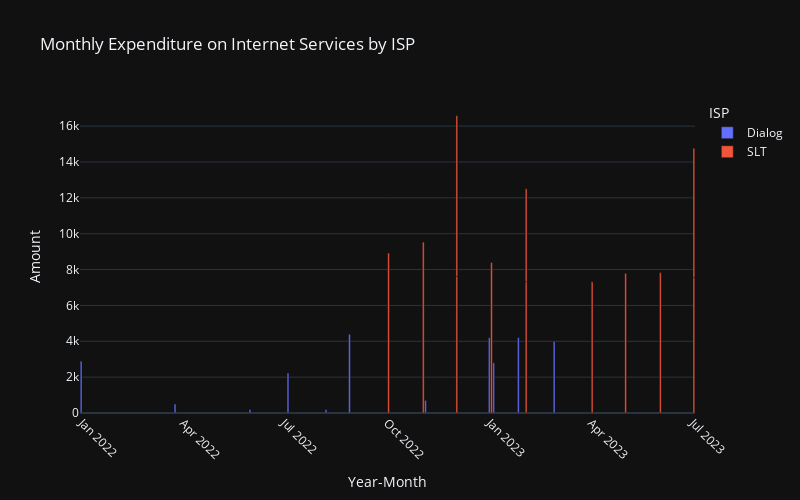

Notebook code cell kept with this figure:
### Code cell
import plotly.express as px

# Assuming you have the 'date' column in the 'YYYY-Month' format
# If not, you can create it using the code you provided earlier

# Create a bar plot using Plotly Express
fig = px.bar(df, x="date", y="amount", color="ISP",
             labels={"date": "Year-Month", "amount": "Amount"},
             title="Monthly Expenditure on Internet Services by ISP")

# Rotate X-axis labels for better readability
fig.update_xaxes(tickangle=45)

# Change the size of the figure
fig.update_layout(width=800, height=500)

# Change the theme (color scheme)
fig.update_layout(template="plotly_dark")

# Show the plot
fig.show()

### Figure 1 — Plotly figure (JSON) as saved in the notebook; plotly's stock layout.template omitted (floating-point values rounded to 4 significant figures)
{"data": [{"alignmentgroup": "True", "hovertemplate": "ISP=Dialog<br>Year-Month=%{x}<br>Amount=%{y}<extra></extra>", "legendgroup": "Dialog", "marker": {"color": "#636efa", "pattern": {"shape": ""}}, "name": "Dialog", "offsetgroup": "Dialog", "orientation": "v", "showlegend": true, "textposition": "auto", "type": "bar", "x": ["2021-12-31T00:00:00", "2022-03-25T00:00:00", "2023-01-26T00:00:00", "2023-02-27T00:00:00", "2022-05-31T00:00:00", "2022-07-04T00:00:00", "2022-08-07T00:00:00", "2022-08-28T00:00:00", "2022-11-04T00:00:00", "2022-12-31T00:00:00", "2023-01-04T00:00:00"], "xaxis": "x", "y": [2890.0, 500, 4200, 4000, 200, 2229.0, 200, 4387.0, 700, 4200, 2800], "yaxis": "y"}, {"alignmentgroup": "True", "hovertemplate": "ISP=SLT<br>Year-Month=%{x}<br>Amount=%{y}<extra></extra>", "legendgroup": "SLT", "marker": {"color": "#EF553B", "pattern": {"shape": ""}}, "name": "SLT", "offsetgroup": "SLT", "orientation": "v", "showlegend": true, "textposition": "auto", "type": "bar", "x": ["2023-07-02T00:00:00", "2023-06-02T00:00:00", "2023-05-02T00:00:00", "2023-04-02T00:00:00", "2023-02-02T00:00:00", "2022-12-02T00:00:00", "2022-11-02T00:00:00", "2022-10-02T00:00:00", "2022-12-02T00:00:00", "2023-01-02T00:00:00", "2023-02-02T00:00:00", "2023-07-02T00:00:00"], "xaxis": "x", "y": [7552.0, 7829.0, 7787.0, 7317.0, 7317.0, 7618.0, 9532.0, 8920.0, 8965.0, 8393.0, 5186.0, 7214.0], "yaxis": "y"}], "layout": {"barmode": "relative", "height": 500, "legend": {"title": {"text": "ISP"}, "tracegroupgap": 0}, "title": {"text": "Monthly Expenditure on Internet Services by ISP"}, "width": 800, "xaxis": {"anchor": "y", "domain": [0, 1], "tickangle": 45, "title": {"text": "Year-Month"}}, "yaxis": {"anchor": "x", "domain": [0, 1], "title": {"text": "Amount"}}}}
